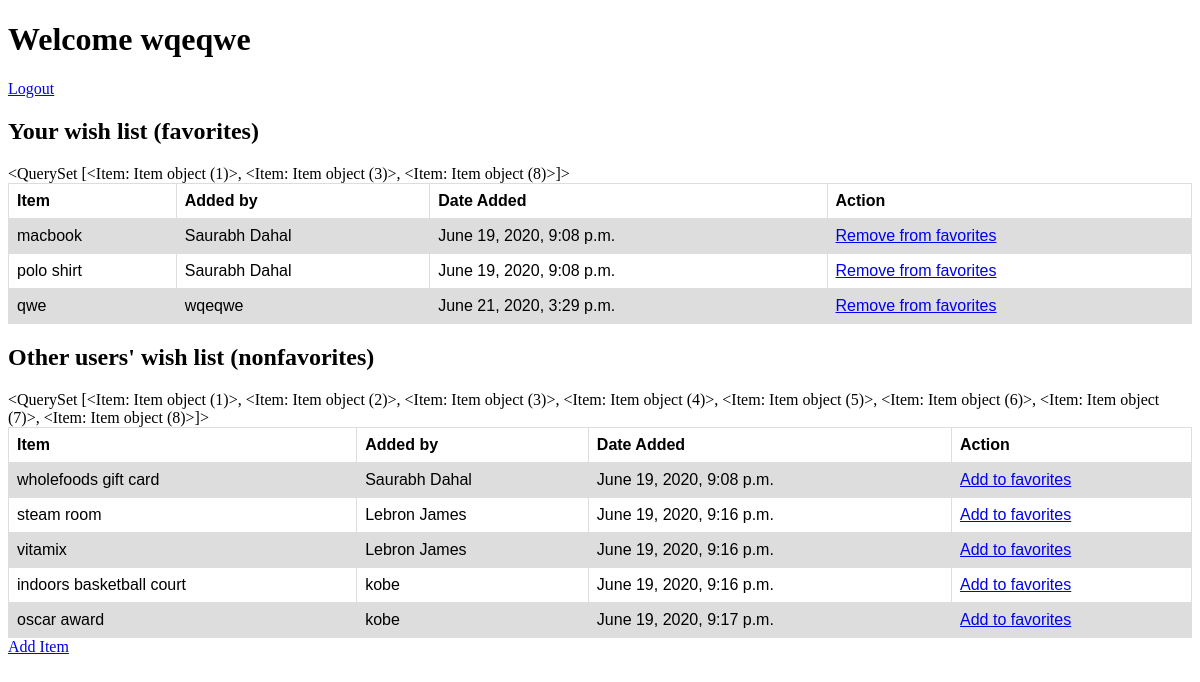
The page /success (signed in) on the database its author committed.
### loginregApp/models.py (models this page shows)
class User(models.Model):
    name = models.CharField(max_length = 255)
    email = models.CharField(max_length = 255)
    password = models.CharField(max_length = 255)
    objects = UserManager()

class Item(models.Model):
    name = models.CharField(max_length = 255)
    uploader = models.ForeignKey(User, related_name = 'items_uploaded', on_delete = models.CASCADE)
    favoritors = models.ManyToManyField(User, related_name = "items_favorited")
    created_at = models.DateTimeField(auto_now_add = True)

### loginregApp/views.py (the view)
# urls.py: 2. Add a URL to urlpatterns:  path('', views.home, name='home')
def home(request):
    if 'loggedinId' not in request.session:
        return redirect('/')
    context = {
        'loggedinUser': User.objects.get(id= request.session['loggedinId']),
        'allitems': Item.objects.all(),
        'favitems': Item.objects.filter(favoritors = User.objects.get(id= request.session['loggedinId'])),
        'nonfavitems': Item.objects.exclude(favoritors = User.objects.get(id= request.session['loggedinId']))
    }
    return render(request, 'main.html', context)

### loginregApp/templates/main.html (shortened to what this page needs)
<!DOCTYPE html>
<html lang="en">
<head>
</head>
<body>
    <h1>Welcome {{loggedinUser.name}}</h1>
    <a href="/logout">Logout</a>
    <h2>Your wish list (favorites)</h2>
    {{favitems}}
<table>
  <tr>
    <th>Item</th>
    <th>Added by</th>
    <th>Date Added</th>
    <th>Action</th>
  </tr>
  {% for itemObj in favitems %}
  <tr>
      <td>{{itemObj.name}}</td>
      <td>{{itemObj.uploader.name}}</td>
      <td>{{itemObj.created_at}}</td>
      <td><a href="/removefav/{{itemObj.id}}">Remove from favorites</a></td>
  </tr>
  {% endfor %}
</table>
<h2>Other users' wish list (nonfavorites)</h2>
{{allitems}}
<table>
  <tr>
    <th>Item</th>
    <th>Added by</th>
    <th>Date Added</th>
    <th>Action</th>
  </tr>
  {% for itemObj in nonfavitems %}
  <tr>
      <td>{{itemObj.name}}</td>
      <td>{{itemObj.uploader.name}}</td>
      <td>{{itemObj.created_at}}</td>
      <td><a href="/favoriteItem/{{itemObj.id}}">Add to favorites</a></td>
  </tr>
  {% endfor %}
</table>
    <a href="/wishItems/create">Add Item</a>
</body>
</html>

### loginregApp/templates/main.html (style rules this page uses)
table { font-family: arial, sans-serif; border-collapse: collapse; width: 100%; }
td, th { border: 1px solid #dddddd; text-align: left; padding: 8px; }
tr:nth-child(even) { background-color: #dddddd; }

### rows shown on the page
User: name "wqeqwe"
Item: id "<QuerySet [<Item: Item object (1)>, <Item: Item object (3)>, <Item: Item object (8)>]>", name "macbook", uploader.name "Saurabh Dahal", created_at "June 19, 2020, 9:08 p.m.", id "<QuerySet [<Item: Item object (1)>, <Item: Item object (2)>, <Item: Item object (3)>, <Item: Item object (4)>, <Item: Item object (5)>, <Item: Item object (6)>, <Item: Item object (7)>, <Item: Item object (8)>]>"
Item: name "polo shirt", uploader.name "Saurabh Dahal", created_at "June 19, 2020, 9:08 p.m."
Item: name "qwe", uploader.name "wqeqwe", created_at "June 21, 2020, 3:29 p.m."
Item: name "wholefoods gift card", uploader.name "Saurabh Dahal", created_at "June 19, 2020, 9:08 p.m."
Item: name "steam room", uploader.name "Lebron James", created_at "June 19, 2020, 9:16 p.m."
Item: name "vitamix", uploader.name "Lebron James", created_at "June 19, 2020, 9:16 p.m."
Item: name "indoors basketball court", uploader.name "kobe", created_at "June 19, 2020, 9:16 p.m."
Item: name "oscar award", uploader.name "kobe", created_at "June 19, 2020, 9:17 p.m."
